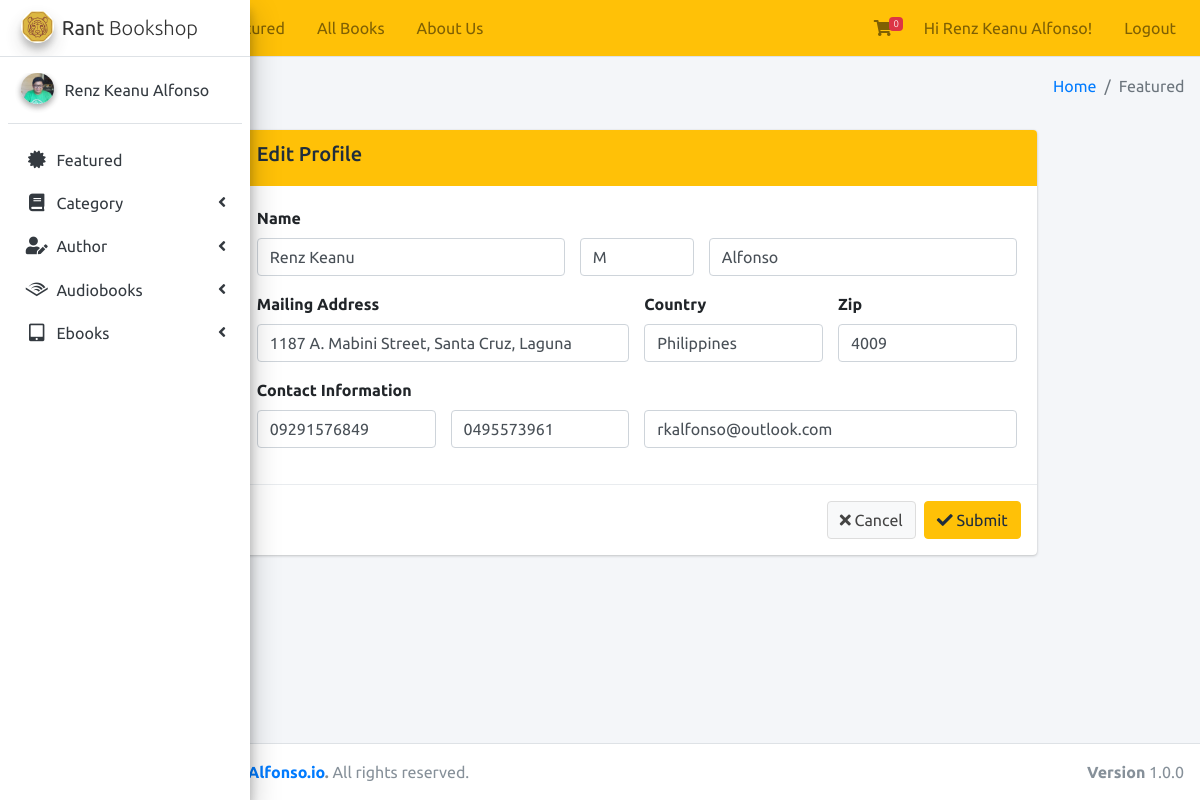
The page /account.php?id=1 (signed in) on the database its author committed.
### tables this page shows
CREATE TABLE `customer` (
  `customer_id` int(3) NOT NULL AUTO_INCREMENT,
  `f_name` varchar(50) DEFAULT NULL,
  `mi` varchar(1) DEFAULT NULL,
  `l_name` varchar(50) DEFAULT NULL,
  `address` varchar(100) DEFAULT NULL,
  `country` varchar(50) DEFAULT NULL,
  `zip` varchar(20) DEFAULT NULL,
  `mobile` varchar(20) DEFAULT NULL,
  `telephone` varchar(20) DEFAULT NULL,
  `email` varchar(50) DEFAULT NULL,
  `password` varchar(50) DEFAULT NULL,
  `img` varchar(50) DEFAULT NULL,
  PRIMARY KEY (`customer_id`)
);

### account.php (the view, shortened to what this page needs)
<?php
include("session.php");
?>
<!DOCTYPE html>
<html>
<head>
  <link rel="stylesheet" href="AdminLTE-3.0.0-rc.4/plugins/fontawesome-free/css/all.min.css">
  <link rel="stylesheet" href="https://code.ionicframework.com/ionicons/2.0.1/css/ionicons.min.css">
  <link rel="stylesheet"
    href="AdminLTE-3.0.0-rc.4/plugins/tempusdominus-bootstrap-4/css/tempusdominus-bootstrap-4.min.css">
  <link rel="stylesheet" href="AdminLTE-3.0.0-rc.4/plugins/icheck-bootstrap/icheck-bootstrap.min.css">
  <link rel="stylesheet" href="AdminLTE-3.0.0-rc.4/plugins/jqvmap/jqvmap.min.css">
  <link rel="stylesheet" href="AdminLTE-3.0.0-rc.4/plugins/datatables-bs4/css/dataTables.bootstrap4.css">
  <link rel="stylesheet" href="AdminLTE-3.0.0-rc.4/dist/css/adminlte.min.css">
  <link rel="stylesheet" href="AdminLTE-3.0.0-rc.4/plugins/overlayScrollbars/css/OverlayScrollbars.min.css">
  <link rel="stylesheet" href="AdminLTE-3.0.0-rc.4/plugins/daterangepicker/daterangepicker.css">
  <link rel="stylesheet" href="AdminLTE-3.0.0-rc.4/plugins/summernote/summernote-bs4.css">
</head>
<body class="hold-transition sidebar-mini sidebar-collapse layout-navbar-fixed layout-fixed">
  <div class="wrapper">
    <nav class="main-header navbar navbar-static navbar-expand navbar-yellow navbar-light">
      <ul class="navbar-nav">
        <li class="nav-item">
          <a class="nav-link" data-widget="pushmenu" href="#"><i class="fas fa-bars"></i></a>
        </li>
        <li class="nav-item d-none d-sm-inline-block">
          <a href="home.php" class="nav-link">Home</a>
        </li>
        <li class="nav-item d-none d-sm-inline-block">
          <a href="home.php" class="nav-link">Featured</a>
        </li>
        <li class="nav-item d-none d-sm-inline-block">
          <a href="home.php" class="nav-link">All Books</a>
        </li>
        <li class="nav-item d-none d-sm-inline-block">
          <a href="#" class="nav-link">About Us</a>
        </li>
      </ul>
      <ul class="navbar-nav ml-auto">
        <li class="nav-item dropdown">
          <a class="nav-link" href="cart.php?action=view">
            <i class="fas fa-shopping-cart"></i>
            <span class="badge badge-danger navbar-badge">
              <?php
              if (!isset($_SESSION['cart'])) {
                echo 0;
              } else {
                echo count($_SESSION['cart']);
              }
              ?>
            </span>
          </a>
        </li>
        <li class="nav-item">
          <a href="#profile" data-toggle="modal" class="nav-link">Hi <?php echo $_SESSION['name'] ?>!</a>
        </li>
        <li class="nav-item">
          <a href="logout.php" class="nav-link">Logout</a>
        </li>
      </ul>
    </nav>
    <aside class="main-sidebar sidebar-light-yellow elevation-4">
      <a href="index3.html" class="brand-link">
        <img src="photo/logo-rant2.png" alt="Rant Bookshop Logo" class="brand-image img-circle elevation-3"
          style="opacity: .8">
        <span class="brand-text font-weight-light logo-rant"><b>Rant</b> Bookshop</span>
      </a>
      <div class="sidebar">
        <div class="user-panel mt-3 pb-3 mb-3 d-flex">
          <div class="image">
            <img src="photo/<?php echo $_SESSION['img'] ?>" class="img-circle elevation-2" alt="User Image">
          </div>
          <div class="info">
            <a href="#" class="d-block"><?php echo $_SESSION['name'] ?></a>
          </div>
        </div>
        <nav class="mt-2">
          <ul class="nav nav-child-indent nav-pills nav-sidebar flex-column" data-widget="treeview" role="menu"
            data-accordion="true">
            <li class="nav-item">
              <a href="home.php" class="nav-link">
                <i class="nav-icon fas fa-certificate"></i>
                <p>
                  Featured
                </p>
              </a>
            </li>
            <li class="nav-item has-treeview">
              <a href="#" class="nav-link">
                <i class="nav-icon fas fa-book"></i>
                <p>
                  Category
                  <i class="fas fa-angle-left right"></i>
                </p>
              </a>
            </li>
            <li class="nav-item has-treeview">
              <a href="#" class="nav-link">
                <i class="nav-icon fas fa-user-edit"></i>
                <p>
                  Author
                  <i class="right fas fa-angle-left"></i>
                </p>
              </a>
            </li>
            <li class="nav-item has-treeview">
              <a href="#" class="nav-link">
                <i class="nav-icon fab fa-audible"></i>
                <p>
                  Audiobooks
                  <i class="fas fa-angle-left right"></i>
                </p>
              </a>
            </li>
            <li class="nav-item has-treeview">
              <a href="#" class="nav-link">
                <i class="nav-icon fas fa-tablet-alt"></i>
                <p>
                  Ebooks
                  <i class="fas fa-angle-left right"></i>
                </p>
              </a>
            </li>
          </ul>
        </nav>
      </div>
    </aside>
    <div class="content-wrapper">
      <div class="content-header">
        <div class="container-fluid">
          <div class="row mb-2">
            <div class="col-sm-6">
              <h1 class="m-0 text-dark">Profile</h1>
            </div>
            <div class="col-sm-6">
              <ol class="breadcrumb float-sm-right">
                <li class="breadcrumb-item"><a href="#">Home</a></li>
                <li class="breadcrumb-item active">Featured</li>
              </ol>
            </div>
          </div>
        </div>
      </div>
      <section class="content">
        <div class="card card-warning hey mx-auto">
          <div class="card-header">
            <h5>Edit Profile</h5>
          </div>
          <?php
          $id = $_GET['id'];
          $sqlsel_user = "SELECT * FROM customer WHERE customer_id = '$id'";
          $query_user = $conn->query($sqlsel_user) or die("Could not perform select on table 'customer': " . mysqli_error($conn));
          $fetch_user = mysqli_fetch_array($query_user);
          ?>
          <form method="POST" action="update-cx.php?id=<?php echo $fetch_user['customer_id']; ?>">
            <div class="card-body">
              <div class="row">
                <div class="form-group col-sm-12" style="margin-bottom: 0;">
                  <label for="exampleInputEmail1">Name</label>
                </div>
                <div class="form-group col-sm-5">
                  <input type="text" class="form-control" placeholder="First Name" name="fname" required
                    value="<?php echo ucwords($fetch_user['f_name']); ?>">
                </div>
                <div class="form-group col-sm-2">
                  <input type="text" class="form-control" placeholder="M.I." name="mname" maxlength="1"
                    value="<?php echo ucwords($fetch_user['mi']); ?>">
                </div>
                <div class="form-group col-sm-5">
                  <input type="text" class="form-control" placeholder="Last Name" name="lname" required
                    value="<?php echo ucwords($fetch_user['l_name']); ?>">
                </div>
              </div>
              <div class="row">
                <div class="form-group col-sm-6">
                  <label for="exampleInputEmail1">Mailing Address</label>
                  <input type="text" class="form-control" placeholder="Address" name="address" required
                    value="<?php echo ucwords($fetch_user['address']); ?>">
                </div>
                <div class="form-group col-sm-3">
                  <label for="exampleInputEmail1">Country</label>
                  <input type="text" class="form-control" placeholder="Country" name="country" required
                    value="<?php echo ucwords($fetch_user['country']); ?>">
                </div>
                <div class="form-group col-sm-3">
                  <label for="exampleInputEmail1">Zip</label>
                  <input type="text" class="form-control" placeholder="Zip" name="zip" required
                    value="<?php echo ucwords($fetch_user['zip']); ?>">
                </div>
              </div>
              <div class="row">
                <div class="form-group col-sm-12" style="margin-bottom: 0;">
                  <label for="exampleInputEmail1 col-sm-12">Contact Information</label>
                </div>
                <div class="form-group col-sm-3">
                  <input type="text" class="form-control" placeholder="Mobile No." name="mobile"
                    value="<?php echo $fetch_user['mobile']; ?>">
                </div>
                <div class="form-group col-sm-3">
                  <input type="text" class="form-control" placeholder="Telephone No." name="telephone" required
                    value="<?php echo $fetch_user['telephone']; ?>">
                </div>
                <div class="form-group col-sm-6">
                  <input type="email" class="form-control" placeholder="Email" name="email"
                    value="<?php echo $fetch_user['email']; ?>">
                </div>
              </div>
            </div>
            <div class="modal-footer">
              <a href="home.php" class="btn btn-default" data-dismiss="modal"><span class="fas fa-times"></span>
                Cancel</a>
              <button type="submit" class="btn btn-warning"><span class="fas fa-check"></span> Submit</button>
            </div>
        </div>
      </section>
    </div>
    <footer class="main-footer">
      <strong>Copyright &copy; 2019 <a href="https://twitter.com/renz_alfons" target="_blank">RKAlfonso.io</a>.</strong>
      All rights reserved.
      <div class="float-right d-none d-sm-inline-block">
        <b>Version</b> 1.0.0
      </div>
    </footer>
  </div>
</body>
</html>

### account.php (style rules this page uses)
.logo-rant { font-family: 'Ubuntu', sans-serif; }
* { font-family: 'Ubuntu', sans-serif; }
.hey { width: 800px; }

### rows shown on the page
customer: fname "Renz Keanu", mname "M", lname "Alfonso", address "1187 A. Mabini Street, Santa Cruz, Laguna", country "Philippines", zip "4009", mobile "09291576849", telephone "0495573961", email "rkalfonso@outlook.com"

### other values the page prints
$_SESSION['name'] "Renz Keanu Alfonso"
